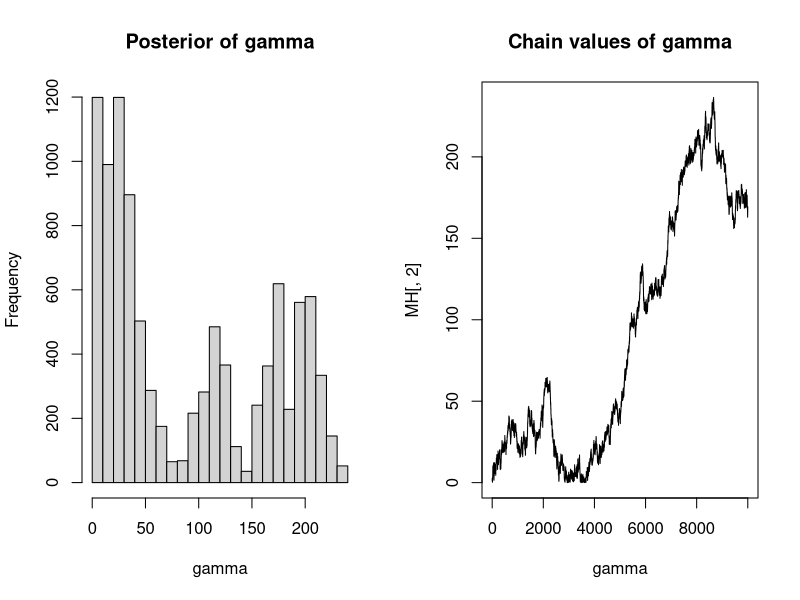
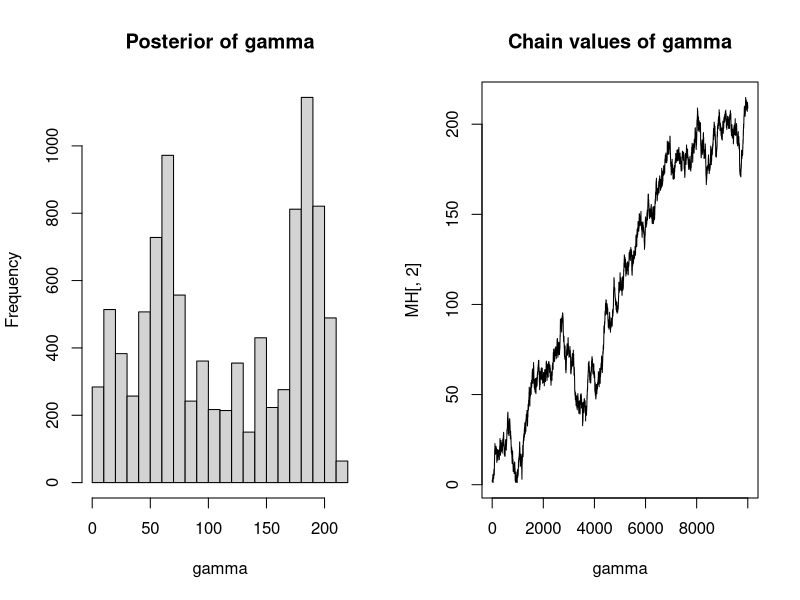
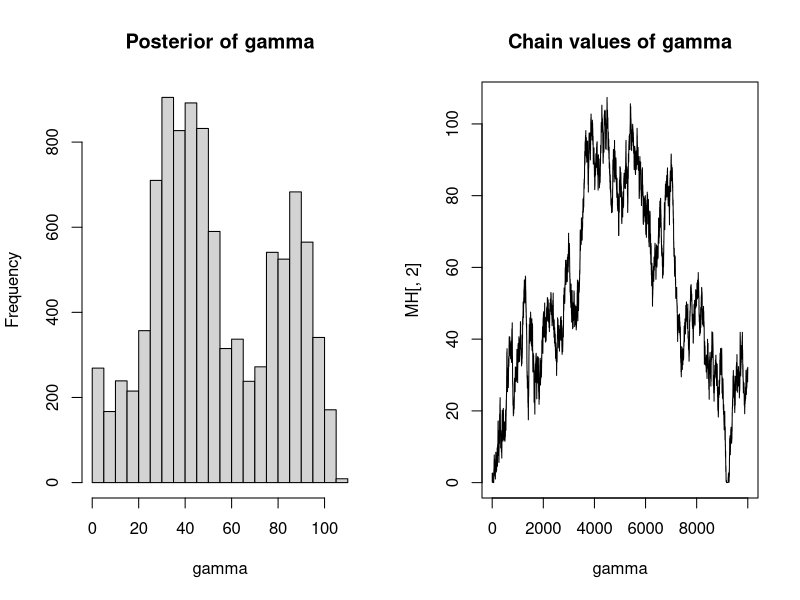
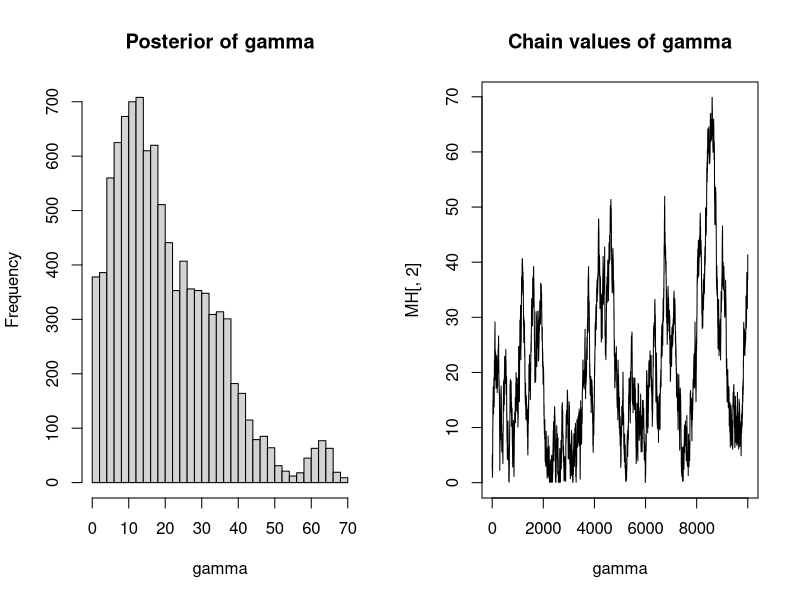

Source code (R) for these figures, in order:
## ---- chunk 1
knitr::opts_chunk$set(echo = TRUE)
## ---- chunk 2
set.seed(501)
log_lik4= function (x,gam){ ##mu=3,gamma)
  n = length(x)
  if(!is.infinite((-sum(x)+ n*3)/gam - 2* sum(log(gam+exp(-x-3)))) & 
     !is.nan((-sum(x)+ n*3)/gam - 2* sum(log(gam+exp(-x-3))))){
  ll=(-sum(x)+ n*3)/gam - 2* sum(log(gam+exp(-x-3)))} else{ll=0}
  return(-ll)
}
param = c(3, 1) # mu=3 , gamma = 1 
n1=10
n2=500
gamma_1=rep(NA,100)
gamma_2=rep(NA,100)
gamma_3=rep(NA,100)
gamma_4=rep(NA,100)
for (i in 1:100){ # mle of gamma for n=10 and 500 
  x1= rlogis(n1,3,1) #gamma=1
  x2=rlogis(n2,3,1)#gamma=1
  x3=rlogis(n1,3,10) #gamma=10
  x4=rlogis(n2,3,10)#gamma=10
  g1=optimize(log_lik4, interval = c(0.001,100), x=x1) # mle estimates
  g2=optimize(log_lik4, interval = c(0.001,100), x=x2)
  g3=optimize(log_lik4, interval = c(0.001,100), x=x3)
  g4=optimize(log_lik4, interval = c(0.001,100), x=x4)
  gamma_1[i]=g1$minimum
  gamma_2[i]=g2$minimum
  gamma_3[i]=g3$minimum
  gamma_4[i]=g4$minimum
}
mse1= 1/n1 *sum((gamma_1-mean(gamma_1))^2)
mse2= 1/n2 *sum((gamma_2-mean(gamma_2))^2)
mse3= 1/n1 *sum((gamma_3-mean(gamma_3))^2)
mse4= 1/n2 *sum((gamma_4-mean(gamma_4))^2)
mse1 # gamma =1 , n =10
mse2 # gamma =1 , n =500
mse3 # gamma =10 , n =10
mse4 # gamma =10 , n =500
## ---- chunk 3
# unnormalized pi will be : 
pi_p = function(xvec , gam ){# assuming the same prioir for gamma as in question 1
  -log_lik4(xvec, gam)  * exp(-gam/10) 
}

# full conditional : f(gamma| X,mu)
f_gamma_p = function(xvec , gam ){
  -log_lik4(xvec,gam) * exp(-gam/10) 
}
## ---- chunk 4
x1= rlogis(n1,3,1) #gamma=1, n=10
x2=rlogis(n2,3,1)#gamma=1, n=500
x3=rlogis(n1,3,10) #gamma=10,n=10
x4=rlogis(n2,3,10)#gamma=10,n=500
## ---- chunk 5
chain_length= 10000
MH = matrix(NA, chain_length, 2,dimnames = list(NULL,c("index","gamma")))
MH[1,]= c(1,  2.6)
proposal = function(gam){
  rnorm(1,gam,1)
}
naccept = 1
i = 2
for (i in 2:chain_length){
  MH[i,1]=i
  propose = proposal(MH[i-1,2])
  alpha = min(f_gamma_p(x1,propose)*dnorm(MH[i-1,2],MH[i-1,2],1)/
                f_gamma_p(x1,MH[i-1,2])/dnorm(propose,MH[i-1,2],1) , 1)
   if (propose > 0 & is.finite(alpha)& !is.nan(alpha) & runif(1)< alpha){ MH[i,2]= propose }else{MH[i,2]= MH[i-1,2]}
}
## ---- chunk 6
 1/chain_length *sum((MH[,2]-mean(MH[,2]))^2) #mse posterior
  mean(MH[,2])  # posterior estimate
  par(mfrow=c(1,2))
  hist(MH[,2],breaks =30, main="Posterior of gamma" ,xlab="gamma")
  plot(MH[,2], type = "l", xlab="gamma" , main = "Chain values of gamma")

## ---- chunk 7
chain_length= 10000
MH = matrix(NA, chain_length, 2,dimnames = list(NULL,c("index","gamma")))
MH[1,]= c(1,  2.6)
proposal = function(gam){
  rnorm(1,gam,1)
}
naccept = 1
i = 2
for (i in 2:chain_length){
  MH[i,1]=i
  propose = proposal(MH[i-1,2])
 alpha = min(f_gamma_p(x2,propose)*dnorm(MH[i-1,2],MH[i-1,2],1)/
                f_gamma_p(x2,MH[i-1,2])/dnorm(propose,MH[i-1,2],1) , 1)
   if (propose > 0 & is.finite(alpha)& !is.nan(alpha) &runif(1)< alpha){ MH[i,2]= propose }else{MH[i,2]= MH[i-1,2]}
}
  1/chain_length *sum((MH[,2]-mean(MH[,2]))^2) #mse posterior
  mean(MH[,2])  # posterior estimate
  par(mfrow=c(1,2))
  hist(MH[,2],breaks =30, main="Posterior of gamma" ,xlab="gamma")
  plot(MH[,2], type = "l", xlab="gamma" , main = "Chain values of gamma")

## ---- chunk 8
chain_length= 10000
MH = matrix(NA, chain_length, 2,dimnames = list(NULL,c("index","gamma")))
MH[1,]= c(1,  2.6)
proposal = function(gam){
  rnorm(1,gam,1)
}
naccept = 1
i = 2
for (i in 2:chain_length){
  MH[i,1]=i
  propose = proposal(MH[i-1,2])
 alpha = min(f_gamma_p(x3,propose)*dnorm(MH[i-1,2],MH[i-1,2],1)/
                f_gamma_p(x3,MH[i-1,2])/dnorm(propose,MH[i-1,2],1) , 1)
   if (propose > 0 & is.finite(alpha)& !is.nan(alpha) &runif(1)< alpha){ MH[i,2]= propose }else{MH[i,2]= MH[i-1,2]}
}
## ---- chunk 9
  1/chain_length *sum((MH[,2]-mean(MH[,2]))^2) #mse posterior
  mean(MH[,2])  # posterior estimate
  par(mfrow=c(1,2))
  hist(MH[,2],breaks =30, main="Posterior of gamma" ,xlab="gamma")
  plot(MH[,2], type = "l", xlab="gamma" , main = "Chain values of gamma")

## ---- chunk 10
chain_length= 10000
MH = matrix(NA, chain_length, 2,dimnames = list(NULL,c("index","gamma")))
MH[1,]= c(1,  2.6)
proposal = function(gam){
  rnorm(1,gam,1)
}
naccept = 1
i = 2
for (i in 2:chain_length){
  MH[i,1]=i
  propose = proposal(MH[i-1,2])
  alpha = min(f_gamma_p(x4,propose)*dnorm(MH[i-1,2],MH[i-1,2],1)/
                f_gamma_p(x4,MH[i-1,2])/dnorm(propose,MH[i-1,2],1) , 1)
   if (propose > 0 & is.finite(alpha)& !is.nan(alpha) &runif(1)< alpha){ MH[i,2]= propose }else{MH[i,2]= MH[i-1,2]}
}
## ---- chunk 11
  1/chain_length*sum((MH[,2]-mean(MH[,2]))^2) #mse posterior
  mean(MH[,2])  # posterior estimate
  par(mfrow=c(1,2))
  hist(MH[,2],breaks =30, main="Posterior of gamma" ,xlab="gamma")
  plot(MH[,2], type = "l", xlab="gamma" , main = "Chain values of gamma")

